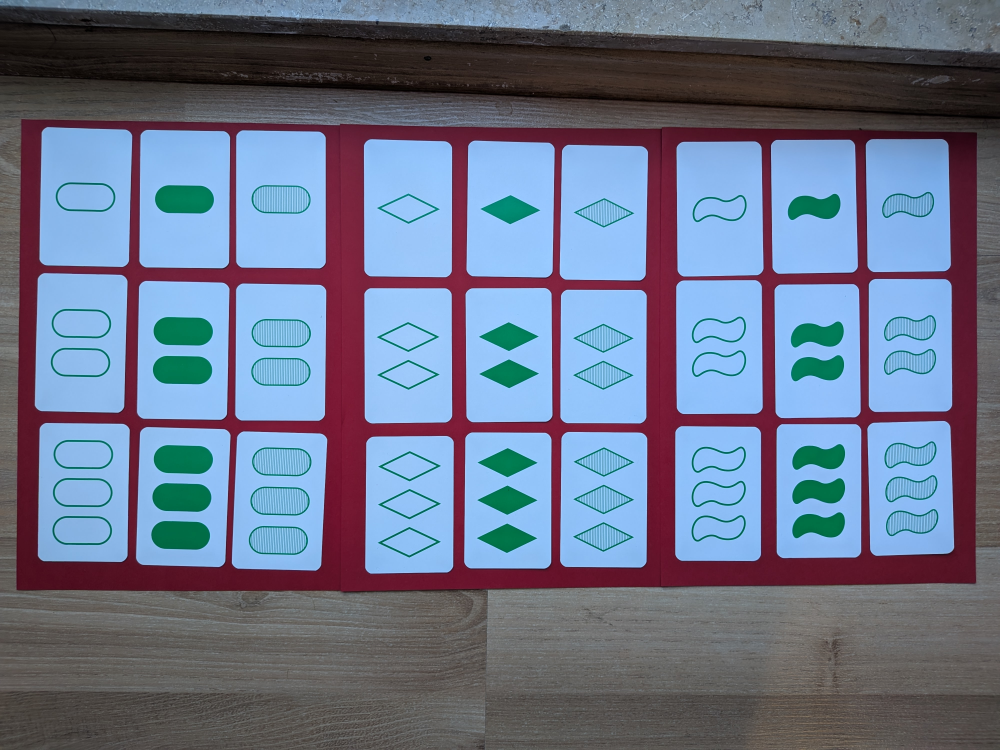
#> input picture examples/data/img-real-card-cutouts/raw/green.jpg, 4000 x 3000 px (shown at 1/4 size); its folder holds only this picture in this run
$ python -i card_cutouts.py   (imports and definitions only)
#> lines starting #> are read from the running program, lines starting #| are printed output that depends on the picture; after the words box and inside, x2 and y2 are one past the last pixel; in counts of white or black regions, pixels touching at a corner belong together
#> further down, picture is the input picture: shape (3000, 4000, 3); mean B, G, R 139.4, 116.6, 107.3
import json
import pathlib as pl
from dataclasses import dataclass

import cv2
import numpy as np

from setdetect.set_game.game import Card, Color, Count, Fill, Shape

LocationKey = tuple[str, str, str, str]
Locations = dict[LocationKey, list[tuple[int, int]]]

_EDGE_BAND = 40.0
_REFINE_BAND = 10.0
_EDGE_STEP = 3.0
_EDGE_TRIM = (0.18, 0.82)
_RANSAC_ITERS = 200
_RANSAC_THRESHOLD = 1.5


class Structure:
    def __init__(self) -> None:
        self.raw_dir = pl.Path("raw")
        self.masked_dir = pl.Path("masked")

    def raw(self, col: Color) -> pl.Path:
        return self.raw_dir / f"{col.value}.jpg"

    def rough_locations(self) -> pl.Path:
        return self.raw_dir / "rough_loc.jsonl"

    def exact_corners(self) -> pl.Path:
        return self.raw_dir / "corners.jsonl"

    def poses(self) -> pl.Path:
        return self.raw_dir / "poses.jsonl"

    def masked(self, key: LocationKey) -> pl.Path:
        return self.masked_dir / f"{key[0]}_{key[1]}_{key[2]}_{key[3]}.png"

    def masked_corners(self) -> pl.Path:
        return self.masked_dir / "corners.jsonl"


# [33 lines left out: functions load_locations, save_locations, not called in this run]


@dataclass
class CornerFit:
    corners: list[tuple[int, int]]
    edge_residuals: list[float]
    edge_inliers: list[int]


# [53 lines left out: functions find_exact_corners, _cardness, not called in this run]


@dataclass
class EdgeFit:
    line: tuple[float, float, float]
    rms: float
    n_inliers: int


# [159 lines left out: functions _fit_edge, _sample, _fit_line_robust, _tls_line, _line_intersection, _rough_line and 1 more, not called in this run]


# Physical SET card is poker-size 2.5x3.5in -> portrait, width:height 5:7.
_CANON = np.array([[0.0, 0.0], [5.0, 0.0], [5.0, 7.0], [0.0, 7.0]])

_CARD_W = 400
_CARD_H = 560
_MASK_HUE = 25.0
_MASK_LUM_MIN = 20.0
_MASK_BAND = 16
_MASK_FEATHER_SIGMA = 1.0
_WB_TARGET = 230.0
_WB_SURF_LUM = 140.0
_EDGE_ZONE = 14
_EDGE_MIN_RATIO = 0.75
_MASK_TRIM = 8
_CARD_TARGET = np.array(
    [[0.0, 0.0], [_CARD_W, 0.0], [_CARD_W, _CARD_H], [0.0, _CARD_H]],
    np.float32,
)


@dataclass
class CardPose:
    theta_rad: float
    tx: float
    ty: float

    # [4 lines left out: function world_corners, not called in this run]


@dataclass
class PlaneFit:
    A: np.ndarray
    anchor: LocationKey
    poses: dict[LocationKey, CardPose]
    residuals: dict[LocationKey, float]
    mean_residual_px: float
    max_residual_px: float


# [169 lines left out: functions _apply_h, _procrustes_pose, fit_card_poses, fit_card_poses_per_file, save_poses, load_poses, not called in this run]


def _card_class(bgr: np.ndarray) -> np.ndarray:
    """True where a pixel belongs to the card: surface, symbols, and shadowed edges.

    Card surface and symbols are strongly non-red (R - max(G,B) around -100) while
    the dark-red table is red-dominant (+30..+80). Shadows darken but preserve that
    hue, so curled/shadowed card edges stay classified as card.
    """
    f = bgr.astype(np.float32)
    r, g, b = f[..., 2], f[..., 1], f[..., 0]
    lum = 0.299 * r + 0.587 * g + 0.114 * b
    return (r - np.maximum(g, b) < _MASK_HUE) & (lum > _MASK_LUM_MIN)
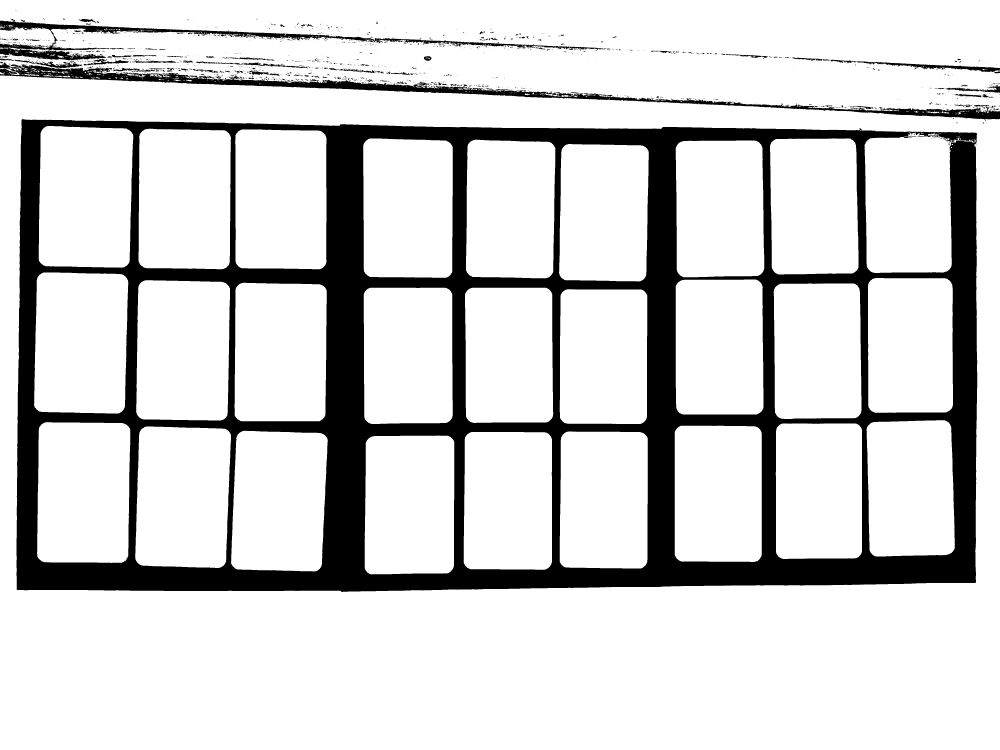
#> returned value: shape (3000, 4000) bool (shown at 1/4 size); 83% white; 1920 black regions (1703 under 20 px), largest, box (x1, y1, x2, y2) and area: (66, 477, 3909, 2368) 1874359, (0, 248, 4000, 478) 85162, (0, 75, 1497, 169) 23762


# [41 lines left out: functions _surface_mask, white_balance, _edge_neutralize, not called in this run]


def mask_card_image(bgr: np.ndarray) -> np.ndarray:
    """Feathered alpha mask of the card incl. symbols, robust to edge shadows."""
    cls = _card_class(bgr).astype(np.uint8)
    n, labels, stats, _ = cv2.connectedComponentsWithStats(cls, connectivity=8)
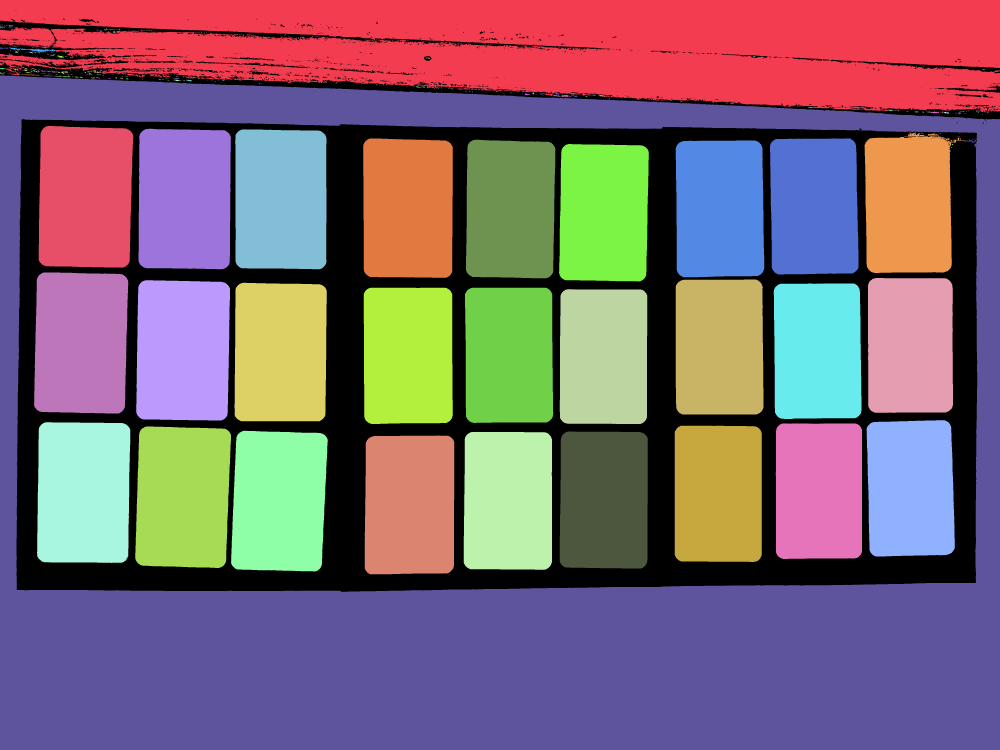
#> labels: shape (3000, 4000) int32 (shown at 1/4 size); 830 distinct labels, from 0 to 829; one colour per label, 0 black
#> n = 830; stats = 830 rows, first 6: [0, 42, 4000, 2326, 2043530], [0, 0, 4000, 454, 1361641], [366, 82, 1, 1, 1], [0, 98, 1, 1, 1], [6, 98, 3, 2, 4], [31, 99, 1, 1, 1]
    if n >= 2:
        largest = int(np.argmax(stats[1:, cv2.CC_STAT_AREA])) + 1
#> largest = 493
        body = np.where(labels == largest, np.uint8(1), np.uint8(0))
#> body: shape (3000, 4000); values 0 (black) and 1 (white), 28.2% white; 1 white region, box (x1, y1, x2, y2) and area: (0, 301, 4000, 3000) 3385917
    else:
        body = cls
    flooded = body.copy()
    cv2.floodFill(flooded, None, (0, 0), 1)
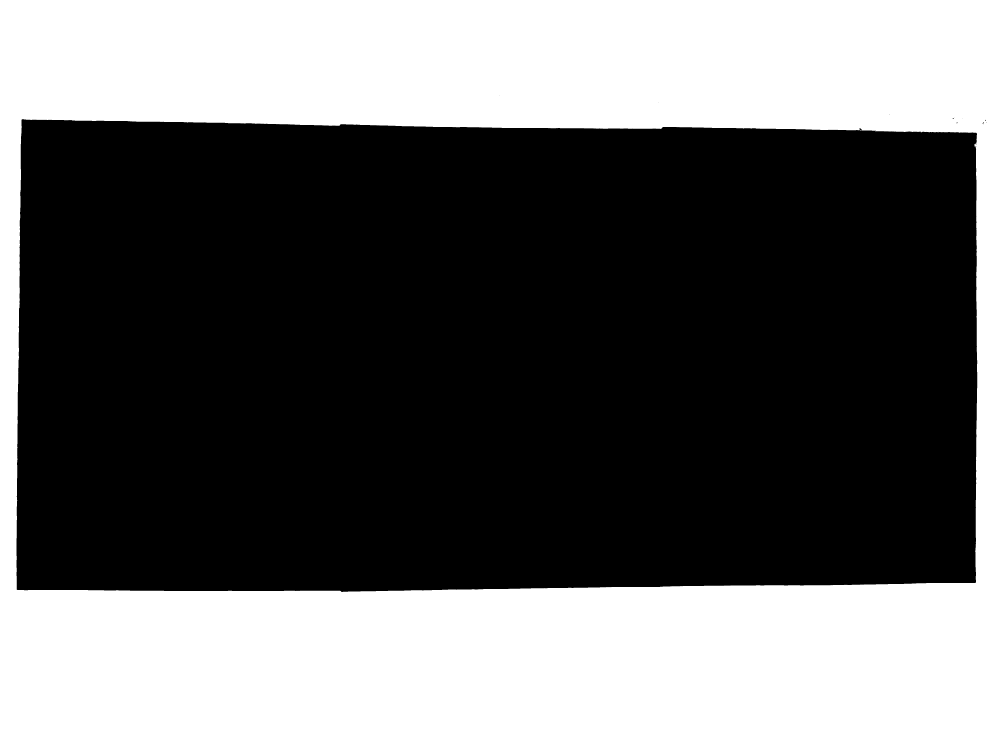
#> flooded: shape (3000, 4000) (shown at 1/4 size); values 0 (black) and 1 (white), 41% white; 1 white region, box (x1, y1, x2, y2) and area: (0, 0, 4000, 3000) 4924961
    filled = ((flooded == 0) | (body > 0)).astype(np.uint8)
#> filled: shape (3000, 4000); values 0 (black) and 1 (white), 87.2% white; 1 black region, box (x1, y1, x2, y2) and area: (0, 0, 4000, 478) 1539044
    closed = np.asarray(
        cv2.morphologyEx(
            filled,
            cv2.MORPH_CLOSE,
            cv2.getStructuringElement(cv2.MORPH_ELLIPSE, (5, 5)),
        )
    )
#> closed: shape (3000, 4000); values 0 (black) and 1 (white), 87.2% white; 1 black region, box (x1, y1, x2, y2) and area: (0, 0, 4000, 478) 1538976
    band = np.zeros_like(closed)
    band[:_MASK_BAND, :] = 1
    band[-_MASK_BAND:, :] = 1
    band[:, :_MASK_BAND] = 1
    band[:, -_MASK_BAND:] = 1
    # Only near the frame (rounded-corner table wedge / border slivers) re-drop
    # pixels the closing bridged; the interior keeps full symbol coverage.
    closed = np.where(band, np.bitwise_and(np.asarray(closed, dtype=np.uint8), cls), closed)
#> band: shape (3000, 4000); values 0 (black) and 1 (white), 1.9% white; 1 white region, box (x1, y1, x2, y2) and area: (0, 0, 4000, 3000) 222976
    hard = cv2.erode(closed, cv2.getStructuringElement(cv2.MORPH_RECT, (3, 3)), borderValue=0)
#> hard: shape (3000, 4000); values 0 (black) and 1 (white), 87.1% white; 1 black region, box (x1, y1, x2, y2) and area: (0, 0, 4000, 3000) 1552786
    yy, xx = np.mgrid[0 : hard.shape[0], 0 : hard.shape[1]]
    dist = np.minimum(np.minimum(xx, hard.shape[1] - 1 - xx), np.minimum(yy, hard.shape[0] - 1 - yy))
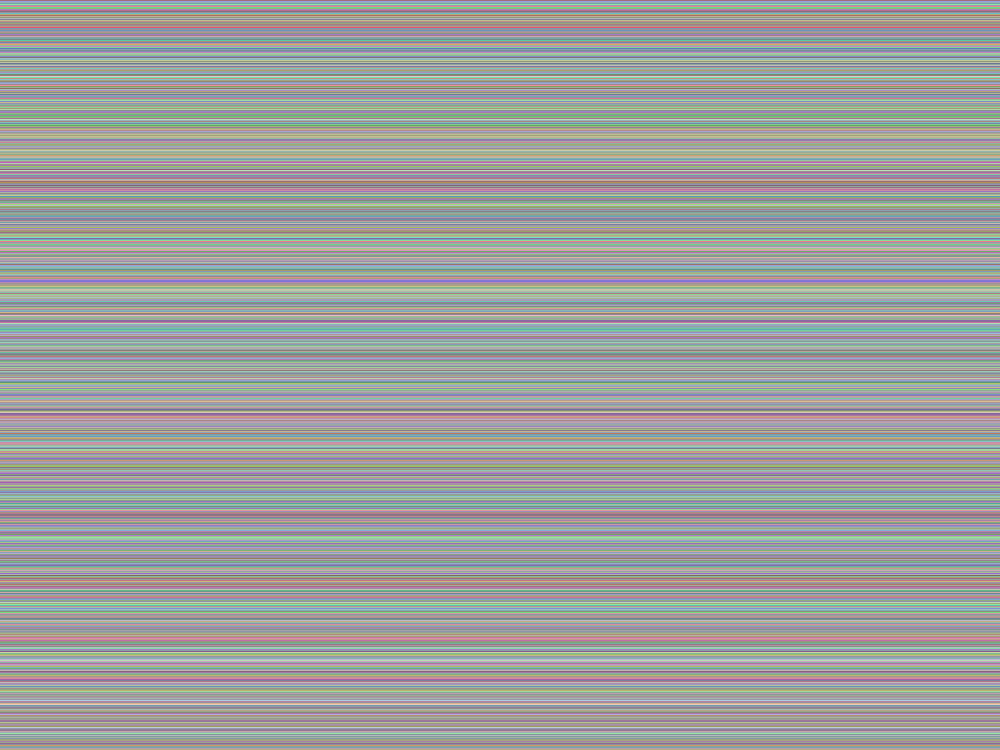
#> yy: shape (3000, 4000) int64 (shown at 1/4 size); 3000 distinct labels, from 0 to 2999; one colour per label, 0 black
    hard[dist <= _MASK_TRIM] = 0
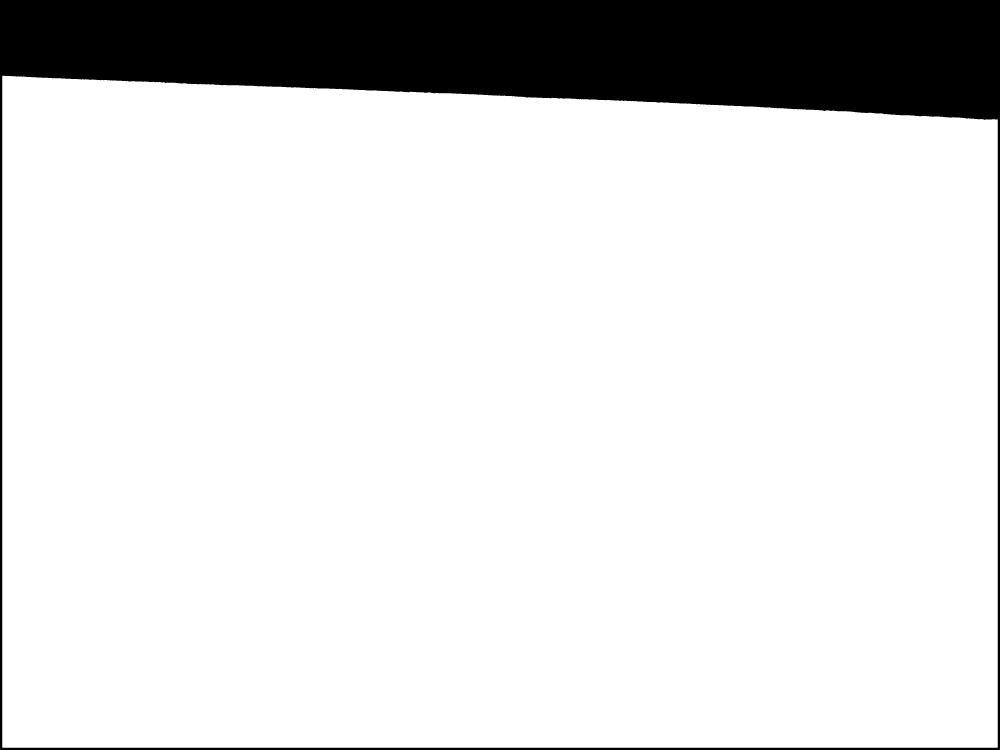
#> hard: shape (3000, 4000) (shown at 1/4 size); values 0 (black) and 1 (white), 86.4% white; 1 black region, box (x1, y1, x2, y2) and area: (0, 0, 4000, 3000) 1626379
    hard_f = hard.astype(np.float32)
    feathered = cv2.GaussianBlur(hard_f, (0, 0), _MASK_FEATHER_SIGMA) * hard_f
    return np.clip(np.round(feathered * 255.0), 0, 255).astype(np.uint8)


# [27 lines left out: functions extract_cards, mask_inset_corners, not called in this run]


@dataclass(frozen=True)
class MaskedCard(Card):
    image: np.ndarray
    corners: np.ndarray


class MaskedCardDataset:
    """Cards from the extracted masked dataset: BGRA image plus image-space corners."""

    # [50 lines left out: functions __init__, _scan, get, random_cards, not called in this run]

>>> import cv2
>>> picture = cv2.imread('../../../../examples/data/img-real-card-cutouts/raw/green.jpg')
>>> result = mask_card_image(picture)

$ run again, on examples/data/img-real-card-cutouts/raw/purple.jpg
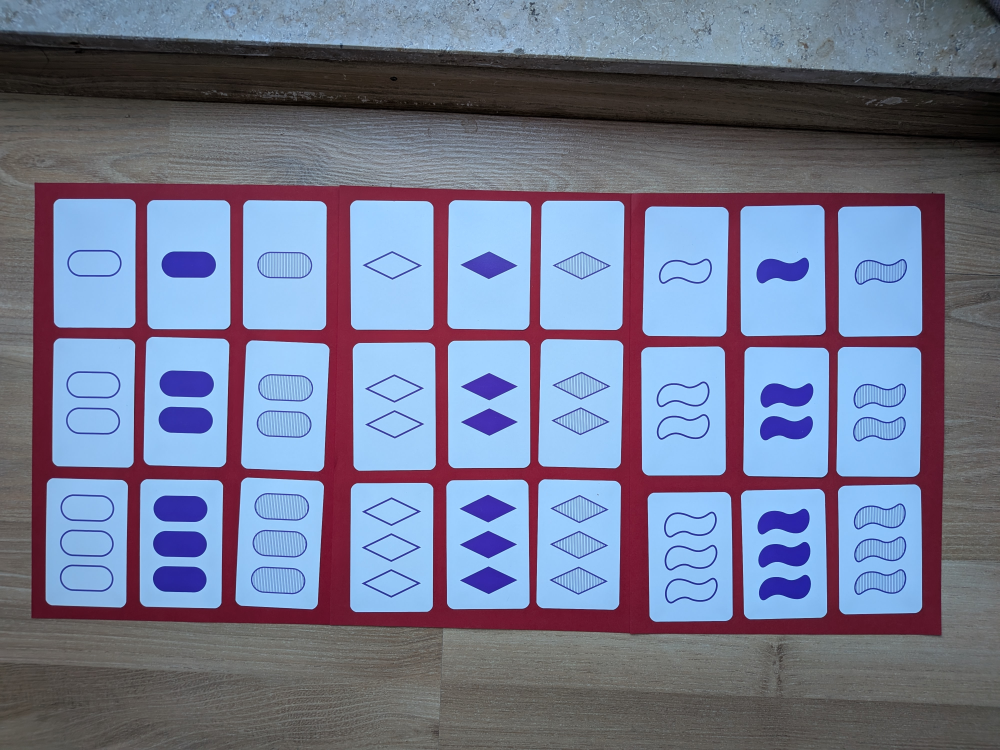
#> input picture examples/data/img-real-card-cutouts/raw/purple.jpg, 4000 x 3000 px (shown at 1/4 size)
#> picture is the input picture: shape (3000, 4000, 3); mean B, G, R 144.6, 120.2, 114.5
#> in mask_card_image, `n, labels, stats, _ = cv2.connectedComponentsWithStats(cls, connectivi..`:
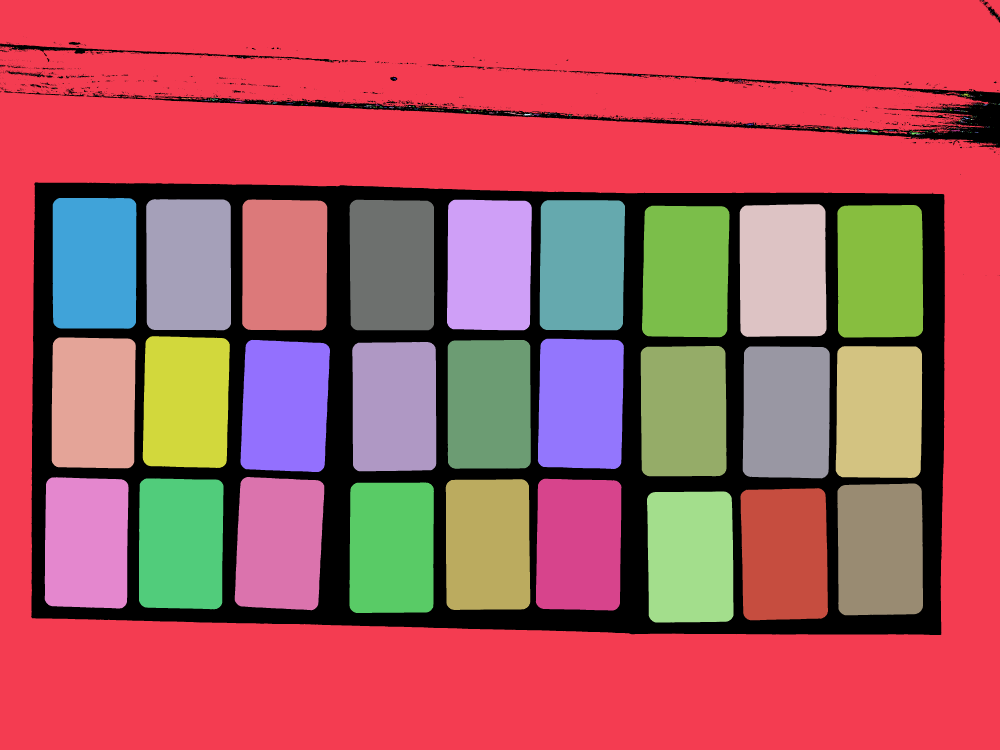
#> labels: shape (3000, 4000) int32 (shown at 1/4 size); 928 distinct labels, from 0 to 927; one colour per label, 0 black
#> n = 928; stats = 928 rows, first 6: [0, 0, 4000, 2540, 1837443], [0, 0, 4000, 3000, 5455704], [3928, 0, 1, 2, 2], [3931, 1, 1, 2, 2], [3937, 13, 1, 3, 3], [3962, 30, 1, 1, 1]
#> largest = 1
#> body: shape (3000, 4000); values 0 (black) and 1 (white), 45.5% white; 1 white region, box (x1, y1, x2, y2) and area: (0, 0, 4000, 3000) 5455704
#> filled: shape (3000, 4000); every value is 1
#> closed: shape (3000, 4000); values 0 (black) and 1 (white), 100% white; 104 black regions (97 under 20 px), largest, box (x1, y1, x2, y2) and area: (3984, 370, 4000, 593) 3495, (3984, 53, 4000, 91) 306, (0, 173, 16, 193) 181
#> band: shape (3000, 4000); values 0 (black) and 1 (white), 1.9% white; 1 white region, box (x1, y1, x2, y2) and area: (0, 0, 4000, 3000) 222976
#> yy: shape (3000, 4000) int64; 3000 distinct labels, from 0 to 2999
#> in mask_card_image, `hard[dist <= _MASK_TRIM] = 0`:
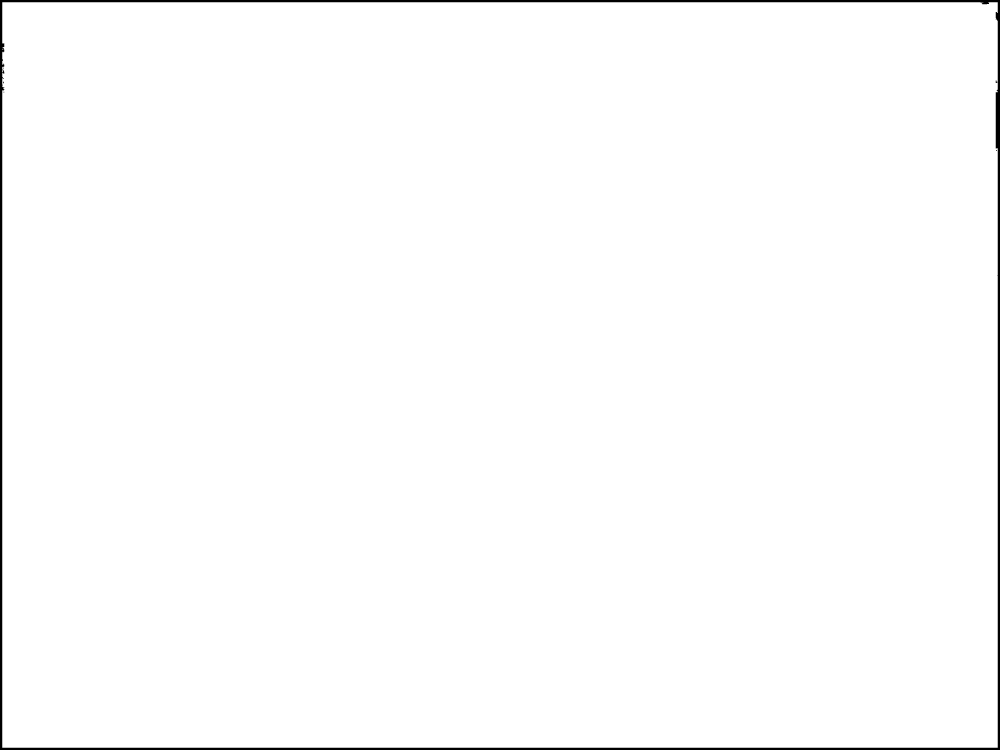
#> hard: shape (3000, 4000) (shown at 1/4 size); values 0 (black) and 1 (white), 98.9% white; 9 black regions (6 under 20 px), largest, box (x1, y1, x2, y2) and area: (0, 0, 4000, 3000) 128362, (10, 282, 17, 295) 64, (3983, 322, 3990, 332) 44
